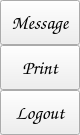
                 <widget class="QFrame" name="extraRightBox">
                  <property name="minimumSize">
                   <size>
                    <width>0</width>
                    <height>0</height>
                   </size>
                  </property>
                  <property name="maximumSize">
                   <size>
                    <width>0</width>
                    <height>16777215</height>
                   </size>
                  </property>
                  <property name="frameShape">
                   <enum>QFrame::NoFrame</enum>
                  </property>
                  <property name="frameShadow">
                   <enum>QFrame::Raised</enum>
                  </property>
                  <layout class="QVBoxLayout" name="verticalLayout_7">
                   <property name="spacing">
                    <number>0</number>
                   </property>
                   <property name="leftMargin">
                    <number>0</number>
                   </property>
                   <property name="topMargin">
                    <number>0</number>
                   </property>
                   <property name="rightMargin">
                    <number>0</number>
                   </property>
                   <property name="bottomMargin">
                    <number>0</number>
                   </property>
                   <item>
                    <widget class="QFrame" name="themeSettingsTopDetail">
                     <property name="maximumSize">
                      <size>
                       <width>16777215</width>
                       <height>3</height>
                      </size>
                     </property>
                     <property name="frameShape">
                      <enum>QFrame::NoFrame</enum>
                     </property>
                     <property name="frameShadow">
                      <enum>QFrame::Raised</enum>
                     </property>
                    </widget>
                   </item>
                   <item>
                    <widget class="QFrame" name="contentSettings">
                     <property name="frameShape">
                      <enum>QFrame::NoFrame</enum>
                     </property>
                     <property name="frameShadow">
                      <enum>QFrame::Raised</enum>
                     </property>
                     <layout class="QVBoxLayout" name="verticalLayout_13">
                      <property name="spacing">
                       <number>0</number>
                      </property>
                      <property name="leftMargin">
                       <number>0</number>
                      </property>
                      <property name="topMargin">
                       <number>0</number>
                      </property>
                      <property name="rightMargin">
                       <number>0</number>
                      </property>
                      <property name="bottomMargin">
                       <number>0</number>
                      </property>
                      <item alignment="Qt::AlignTop">
                       <widget class="QFrame" name="topMenus">
                        <property name="frameShape">
                         <enum>QFrame::NoFrame</enum>
                        </property>
                        <property name="frameShadow">
                         <enum>QFrame::Raised</enum>
                        </property>
                        <layout class="QVBoxLayout" name="verticalLayout_14">
                         <property name="spacing">
                          <number>0</number>
                         </property>
                         <property name="leftMargin">
                          <number>0</number>
                         </property>
                         <property name="topMargin">
                          <number>0</number>
                         </property>
                         <property name="rightMargin">
                          <number>0</number>
                         </property>
                         <property name="bottomMargin">
                          <number>0</number>
                         </property>
                         <item>
                          <widget class="QPushButton" name="btn_message">
                           <property name="sizePolicy">
                            <sizepolicy hsizetype="Expanding" vsizetype="Fixed">
                             <horstretch>0</horstretch>
                             <verstretch>0</verstretch>
                            </sizepolicy>
                           </property>
                           <property name="minimumSize">
                            <size>
                             <width>0</width>
                             <height>45</height>
                            </size>
                           </property>
                           <property name="font">
                            <font>
                             <family>Comic Sans MS</family>
                             <pointsize>14</pointsize>
                             <italic>false</italic>
                             <bold>false</bold>
                            </font>
                           </property>
                           <property name="cursor">
                            <cursorShape>PointingHandCursor</cursorShape>
                           </property>
                           <property name="layoutDirection">
                            <enum>Qt::LeftToRight</enum>
                           </property>
                           <property name="styleSheet">
                            <string notr="true">background-image: url(:/icons/images/icons/cil-envelope-open.png);</string>
                           </property>
                           <property name="text">
                            <string>Message</string>
                           </property>
                          </widget>
                         </item>
                         <item>
                          <widget class="QPushButton" name="btn_print">
                           <property name="sizePolicy">
                            <sizepolicy hsizetype="Expanding" vsizetype="Fixed">
                             <horstretch>0</horstretch>
                             <verstretch>0</verstretch>
                            </sizepolicy>
                           </property>
                           <property name="minimumSize">
                            <size>
                             <width>0</width>
                             <height>45</height>
                            </size>
                           </property>
                           <property name="font">
                            <font>
                             <family>Comic Sans MS</family>
                             <pointsize>14</pointsize>
                             <italic>false</italic>
                             <bold>false</bold>
                            </font>
                           </property>
                           <property name="cursor">
                            <cursorShape>PointingHandCursor</cursorShape>
                           </property>
                           <property name="layoutDirection">
                            <enum>Qt::LeftToRight</enum>
                           </property>
                           <property name="styleSheet">
                            <string notr="true">background-image: url(:/icons/images/icons/cil-print.png);</string>
                           </property>
                           <property name="text">
                            <string>Print</string>
                           </property>
                          </widget>
                         </item>
                         <item>
                          <widget class="QPushButton" name="btn_logout">
                           <property name="sizePolicy">
                            <sizepolicy hsizetype="Expanding" vsizetype="Fixed">
                             <horstretch>0</horstretch>
                             <verstretch>0</verstretch>
                            </sizepolicy>
                           </property>
                           <property name="minimumSize">
                            <size>
                             <width>0</width>
                             <height>45</height>
                            </size>
                           </property>
                           <property name="font">
                            <font>
                             <family>Comic Sans MS</family>
                             <pointsize>14</pointsize>
                             <italic>false</italic>
                             <bold>false</bold>
                            </font>
                           </property>
                           <property name="cursor">
                            <cursorShape>PointingHandCursor</cursorShape>
                           </property>
                           <property name="layoutDirection">
                            <enum>Qt::LeftToRight</enum>
                           </property>
                           <property name="styleSheet">
                            <string notr="true">background-image: url(:/icons/images/icons/cil-account-logout.png);</string>
                           </property>
                           <property name="text">
                            <string>Logout</string>
                           </property>
                          </widget>
                         </item>
                        </layout>
                       </widget>
                      </item>
                     </layout>
                    </widget>
                   </item>
                  </layout>
                 </widget>
